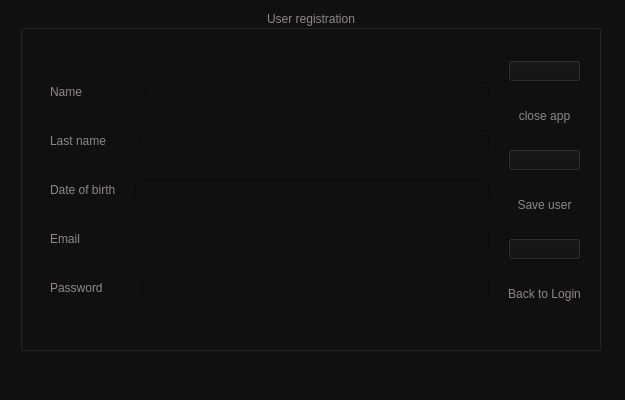
<?xml version="1.0" encoding="UTF-8"?>
<ui version="4.0">
 <class>RegistrarUsuario</class>
 <widget class="QMainWindow" name="RegistrarUsuario">
  <property name="geometry">
   <rect>
    <x>0</x>
    <y>0</y>
    <width>625</width>
    <height>400</height>
   </rect>
  </property>
  <property name="windowTitle">
   <string>MainWindow</string>
  </property>
  <property name="styleSheet">
   <string notr="true">background-color: rgb(16, 16, 16);</string>
  </property>
  <widget class="QWidget" name="centralwidget">
   <widget class="QGroupBox" name="groupBox_2">
    <property name="geometry">
     <rect>
      <x>20</x>
      <y>10</y>
      <width>581</width>
      <height>341</height>
     </rect>
    </property>
    <property name="styleSheet">
     <string notr="true">background-color: rgb(16, 16, 16);
color: rgb(143, 136, 139);</string>
    </property>
    <property name="title">
     <string>User registration</string>
    </property>
    <property name="alignment">
     <set>Qt::AlignmentFlag::AlignCenter</set>
    </property>
    <widget class="QWidget" name="layoutWidget">
     <property name="geometry">
      <rect>
       <x>30</x>
       <y>50</y>
       <width>531</width>
       <height>261</height>
      </rect>
     </property>
     <layout class="QHBoxLayout" name="horizontalLayout_2">
      <item>
       <layout class="QVBoxLayout" name="verticalLayout_2">
        <item>
         <layout class="QHBoxLayout" name="horizontalLayout_9">
          <item>
           <widget class="QLabel" name="label_nameuser_2">
            <property name="text">
             <string>Name                 </string>
            </property>
           </widget>
          </item>
          <item>
           <widget class="QLineEdit" name="lineEdit_nameuser_new">
            <property name="styleSheet">
             <string notr="true">color: rgb(243, 243, 243);</string>
            </property>
            <property name="inputMask">
             <string notr="true" extracomment="password"/>
            </property>
            <property name="frame">
             <bool>true</bool>
            </property>
            <property name="echoMode">
             <enum>QLineEdit::EchoMode::Normal</enum>
            </property>
            <property name="cursorPosition">
             <number>0</number>
            </property>
            <property name="alignment">
             <set>Qt::AlignmentFlag::AlignCenter</set>
            </property>
           </widget>
          </item>
         </layout>
        </item>
        <item>
         <layout class="QHBoxLayout" name="horizontalLayout_10">
          <item>
           <widget class="QLabel" name="label_lastnameuser_2">
            <property name="text">
             <string>Last name        </string>
            </property>
           </widget>
          </item>
          <item>
           <widget class="QLineEdit" name="lineEdit_lastnameuser_new">
            <property name="styleSheet">
             <string notr="true">color: rgb(243, 243, 243);</string>
            </property>
            <property name="inputMask">
             <string notr="true" extracomment="password"/>
            </property>
            <property name="frame">
             <bool>true</bool>
            </property>
            <property name="echoMode">
             <enum>QLineEdit::EchoMode::Normal</enum>
            </property>
            <property name="cursorPosition">
             <number>0</number>
            </property>
            <property name="alignment">
             <set>Qt::AlignmentFlag::AlignCenter</set>
            </property>
           </widget>
          </item>
         </layout>
        </item>
        <item>
         <layout class="QHBoxLayout" name="horizontalLayout_11">
          <item>
           <widget class="QLabel" name="label_dateuser_2">
            <property name="text">
             <string>Date of birth    </string>
            </property>
           </widget>
          </item>
          <item>
           <widget class="QLineEdit" name="lineEdit_dateuser_new">
            <property name="styleSheet">
             <string notr="true">color: rgb(243, 243, 243);</string>
            </property>
            <property name="inputMask">
             <string notr="true" extracomment="password"/>
            </property>
            <property name="frame">
             <bool>true</bool>
            </property>
            <property name="echoMode">
             <enum>QLineEdit::EchoMode::Normal</enum>
            </property>
            <property name="cursorPosition">
             <number>0</number>
            </property>
            <property name="alignment">
             <set>Qt::AlignmentFlag::AlignCenter</set>
            </property>
           </widget>
          </item>
         </layout>
        </item>
        <item>
         <layout class="QHBoxLayout" name="horizontalLayout_12">
          <item>
           <widget class="QLabel" name="label_emailuser_2">
            <property name="text">
             <string>Email                  </string>
            </property>
           </widget>
          </item>
          <item>
           <widget class="QLineEdit" name="lineEdit_emailuser_new">
            <property name="styleSheet">
             <string notr="true">color: rgb(243, 243, 243);</string>
            </property>
            <property name="inputMask">
             <string notr="true" extracomment="password"/>
            </property>
            <property name="frame">
             <bool>true</bool>
            </property>
            <property name="echoMode">
             <enum>QLineEdit::EchoMode::Normal</enum>
            </property>
            <property name="cursorPosition">
             <number>0</number>
            </property>
            <property name="alignment">
             <set>Qt::AlignmentFlag::AlignCenter</set>
            </property>
           </widget>
          </item>
         </layout>
        </item>
        <item>
         <layout class="QHBoxLayout" name="horizontalLayout_13">
          <item>
           <widget class="QLabel" name="label_3">
            <property name="text">
             <string>Password          </string>
            </property>
           </widget>
          </item>
          <item>
           <widget class="QLineEdit" name="lineEdit_passworduser_new">
            <property name="styleSheet">
             <string notr="true">color: rgb(243, 243, 243);</string>
            </property>
            <property name="inputMask">
             <string notr="true" extracomment="password"/>
            </property>
            <property name="frame">
             <bool>true</bool>
            </property>
            <property name="echoMode">
             <enum>QLineEdit::EchoMode::Normal</enum>
            </property>
            <property name="cursorPosition">
             <number>0</number>
            </property>
            <property name="alignment">
             <set>Qt::AlignmentFlag::AlignCenter</set>
            </property>
           </widget>
          </item>
         </layout>
        </item>
       </layout>
      </item>
      <item>
       <widget class="QLabel" name="label">
        <property name="text">
         <string/>
        </property>
       </widget>
      </item>
      <item>
       <layout class="QVBoxLayout" name="verticalLayout_4">
        <item>
         <layout class="QVBoxLayout" name="verticalLayout_5">
          <item>
           <widget class="QPushButton" name="pushButton_closeapp">
            <property name="text">
             <string/>
            </property>
            <property name="icon">
             <iconset resource="images.qrc">
              <normaloff>:/images/images/luna.png</normaloff>:/images/images/luna.png</iconset>
            </property>
            <property name="iconSize">
             <size>
              <width>45</width>
              <height>45</height>
             </size>
            </property>
           </widget>
          </item>
          <item>
           <widget class="QLabel" name="label_6">
            <property name="layoutDirection">
             <enum>Qt::LayoutDirection::RightToLeft</enum>
            </property>
            <property name="text">
             <string>close app</string>
            </property>
            <property name="alignment">
             <set>Qt::AlignmentFlag::AlignCenter</set>
            </property>
           </widget>
          </item>
         </layout>
        </item>
        <item>
         <layout class="QVBoxLayout" name="verticalLayout_6">
          <item>
           <widget class="QPushButton" name="pushButton_savenewuser">
            <property name="text">
             <string/>
            </property>
            <property name="icon">
             <iconset resource="images.qrc">
              <normaloff>:/images/images/agregar.png</normaloff>:/images/images/agregar.png</iconset>
            </property>
            <property name="iconSize">
             <size>
              <width>45</width>
              <height>45</height>
             </size>
            </property>
           </widget>
          </item>
          <item>
           <widget class="QLabel" name="label_8">
            <property name="layoutDirection">
             <enum>Qt::LayoutDirection::RightToLeft</enum>
            </property>
            <property name="text">
             <string>Save user</string>
            </property>
            <property name="alignment">
             <set>Qt::AlignmentFlag::AlignCenter</set>
            </property>
           </widget>
          </item>
         </layout>
        </item>
        <item>
         <layout class="QVBoxLayout" name="verticalLayout_7">
          <item>
           <widget class="QPushButton" name="pushButton_backtologin">
            <property name="text">
             <string/>
            </property>
            <property name="icon">
             <iconset resource="images.qrc">
              <normaloff>:/images/images/hacia-atras.png</normaloff>:/images/images/hacia-atras.png</iconset>
            </property>
            <property name="iconSize">
             <size>
              <width>45</width>
              <height>45</height>
             </size>
            </property>
           </widget>
          </item>
          <item>
           <widget class="QLabel" name="label_9">
            <property name="layoutDirection">
             <enum>Qt::LayoutDirection::RightToLeft</enum>
            </property>
            <property name="text">
             <string>Back to Login</string>
            </property>
            <property name="alignment">
             <set>Qt::AlignmentFlag::AlignCenter</set>
            </property>
           </widget>
          </item>
         </layout>
        </item>
       </layout>
      </item>
     </layout>
    </widget>
   </widget>
  </widget>
  <widget class="QMenuBar" name="menubar">
   <property name="geometry">
    <rect>
     <x>0</x>
     <y>0</y>
     <width>625</width>
     <height>21</height>
    </rect>
   </property>
  </widget>
  <widget class="QStatusBar" name="statusbar"/>
 </widget>
 <resources>
  <include location="images.qrc"/>
 </resources>
 <connections/>
</ui>
